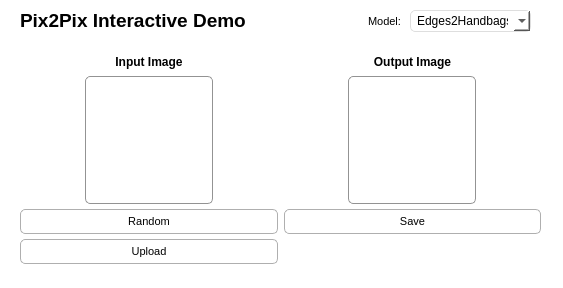
<?xml version="1.0" encoding="UTF-8"?>
<ui version="4.0">
 <class>Form</class>
 <widget class="QWidget" name="Form">
  <property name="enabled">
   <bool>true</bool>
  </property>
  <property name="geometry">
   <rect>
    <x>0</x>
    <y>0</y>
    <width>563</width>
    <height>288</height>
   </rect>
  </property>
  <property name="sizePolicy">
   <sizepolicy hsizetype="Fixed" vsizetype="Fixed">
    <horstretch>0</horstretch>
    <verstretch>0</verstretch>
   </sizepolicy>
  </property>
  <property name="windowTitle">
   <string>Pix2Pix Interactive Demo</string>
  </property>
  <property name="styleSheet">
   <string notr="true">background: rgb(255, 255, 255);</string>
  </property>
  <widget class="QWidget" name="horizontalLayoutWidget">
   <property name="geometry">
    <rect>
     <x>20</x>
     <y>50</y>
     <width>521</width>
     <height>221</height>
    </rect>
   </property>
   <layout class="QHBoxLayout" name="horizontalLayout">
    <item>
     <layout class="QVBoxLayout" name="verticalLayout">
      <property name="spacing">
       <number>2</number>
      </property>
      <item>
       <widget class="QLabel" name="label_5">
        <property name="maximumSize">
         <size>
          <width>16777215</width>
          <height>18</height>
         </size>
        </property>
        <property name="font">
         <font>
          <family>Segoe UI</family>
          <pointsize>9</pointsize>
          <weight>75</weight>
          <bold>true</bold>
         </font>
        </property>
        <property name="text">
         <string>Input Image</string>
        </property>
        <property name="alignment">
         <set>Qt::AlignCenter</set>
        </property>
       </widget>
      </item>
      <item>
       <layout class="QHBoxLayout" name="horizontalLayout_2">
        <item>
         <widget class="QLabel" name="input_image">
          <property name="enabled">
           <bool>true</bool>
          </property>
          <property name="maximumSize">
           <size>
            <width>128</width>
            <height>128</height>
           </size>
          </property>
          <property name="styleSheet">
           <string notr="true">border: 1px solid rgb(147, 147, 147);
border-radius: 5px;</string>
          </property>
          <property name="text">
           <string/>
          </property>
         </widget>
        </item>
       </layout>
      </item>
      <item>
       <widget class="QPushButton" name="random_btn">
        <property name="sizePolicy">
         <sizepolicy hsizetype="Minimum" vsizetype="Fixed">
          <horstretch>0</horstretch>
          <verstretch>0</verstretch>
         </sizepolicy>
        </property>
        <property name="font">
         <font>
          <family>Segoe UI</family>
          <pointsize>8</pointsize>
         </font>
        </property>
        <property name="styleSheet">
         <string notr="true">border: 1px solid rgb(175, 175, 175);
border-radius: 5px;
padding: 5px;</string>
        </property>
        <property name="text">
         <string>Random</string>
        </property>
       </widget>
      </item>
      <item>
       <widget class="QPushButton" name="upload_btn">
        <property name="font">
         <font>
          <family>Segoe UI</family>
          <pointsize>8</pointsize>
         </font>
        </property>
        <property name="styleSheet">
         <string notr="true">border: 1px solid rgb(175, 175, 175);
border-radius: 5px;
padding: 5px;</string>
        </property>
        <property name="text">
         <string>Upload</string>
        </property>
       </widget>
      </item>
     </layout>
    </item>
    <item>
     <layout class="QVBoxLayout" name="verticalLayout_2">
      <property name="spacing">
       <number>2</number>
      </property>
      <item>
       <widget class="QLabel" name="label_6">
        <property name="maximumSize">
         <size>
          <width>16777215</width>
          <height>18</height>
         </size>
        </property>
        <property name="font">
         <font>
          <family>Segoe UI</family>
          <pointsize>9</pointsize>
          <weight>75</weight>
          <bold>true</bold>
         </font>
        </property>
        <property name="text">
         <string>Output Image</string>
        </property>
        <property name="alignment">
         <set>Qt::AlignCenter</set>
        </property>
       </widget>
      </item>
      <item>
       <layout class="QHBoxLayout" name="horizontalLayout_3">
        <item>
         <widget class="QLabel" name="output_image">
          <property name="enabled">
           <bool>true</bool>
          </property>
          <property name="maximumSize">
           <size>
            <width>128</width>
            <height>128</height>
           </size>
          </property>
          <property name="styleSheet">
           <string notr="true">border: 1px solid rgb(147, 147, 147);
border-radius: 5px;</string>
          </property>
          <property name="text">
           <string/>
          </property>
         </widget>
        </item>
       </layout>
      </item>
      <item>
       <widget class="QPushButton" name="save_btn">
        <property name="font">
         <font>
          <family>Segoe UI</family>
          <pointsize>8</pointsize>
         </font>
        </property>
        <property name="styleSheet">
         <string notr="true">border: 1px solid rgb(175, 175, 175);
border-radius: 5px;
padding: 5px;</string>
        </property>
        <property name="text">
         <string>Save</string>
        </property>
       </widget>
      </item>
      <item>
       <widget class="QLabel" name="label_7">
        <property name="maximumSize">
         <size>
          <width>16777215</width>
          <height>25</height>
         </size>
        </property>
        <property name="text">
         <string/>
        </property>
       </widget>
      </item>
     </layout>
    </item>
   </layout>
  </widget>
  <widget class="QLabel" name="label">
   <property name="geometry">
    <rect>
     <x>20</x>
     <y>10</y>
     <width>251</width>
     <height>21</height>
    </rect>
   </property>
   <property name="font">
    <font>
     <family>Segoe UI</family>
     <pointsize>14</pointsize>
     <weight>75</weight>
     <bold>true</bold>
    </font>
   </property>
   <property name="text">
    <string>Pix2Pix Interactive Demo</string>
   </property>
  </widget>
  <widget class="QComboBox" name="select_model">
   <property name="geometry">
    <rect>
     <x>410</x>
     <y>10</y>
     <width>121</width>
     <height>22</height>
    </rect>
   </property>
   <property name="font">
    <font>
     <family>Segoe UI</family>
    </font>
   </property>
   <property name="cursor">
    <cursorShape>PointingHandCursor</cursorShape>
   </property>
   <property name="focusPolicy">
    <enum>Qt::NoFocus</enum>
   </property>
   <property name="contextMenuPolicy">
    <enum>Qt::DefaultContextMenu</enum>
   </property>
   <property name="acceptDrops">
    <bool>false</bool>
   </property>
   <property name="autoFillBackground">
    <bool>false</bool>
   </property>
   <property name="styleSheet">
    <string notr="true">border: 1px solid rgb(222, 222, 222);
border-radius: 5px;
padding: 0px 6px;
</string>
   </property>
   <property name="placeholderText">
    <string notr="true"/>
   </property>
   <property name="duplicatesEnabled">
    <bool>false</bool>
   </property>
   <property name="frame">
    <bool>false</bool>
   </property>
   <item>
    <property name="text">
     <string>Edges2Handbags</string>
    </property>
   </item>
   <item>
    <property name="text">
     <string>Facades</string>
    </property>
   </item>
   <item>
    <property name="text">
     <string>Maps</string>
    </property>
   </item>
  </widget>
  <widget class="QLabel" name="label_2">
   <property name="geometry">
    <rect>
     <x>368</x>
     <y>13</y>
     <width>41</width>
     <height>16</height>
    </rect>
   </property>
   <property name="font">
    <font>
     <family>Segoe UI</family>
     <pointsize>8</pointsize>
    </font>
   </property>
   <property name="text">
    <string>Model:</string>
   </property>
  </widget>
 </widget>
 <resources/>
 <connections/>
</ui>
